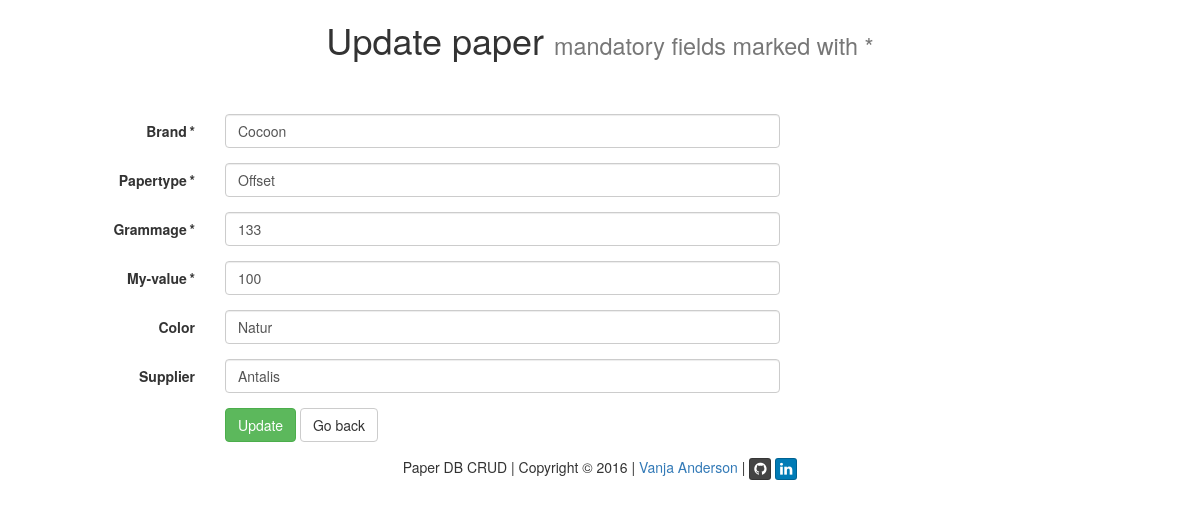
/?q=update_paper&id=1 (signed in), run on the app's committed database.
### tables this page shows
CREATE TABLE IF NOT EXISTS paper (
  id int(11) NOT NULL AUTO_INCREMENT,
  brand varchar(45) NOT NULL,
  type varchar(45) NOT NULL,
  color varchar(45) DEFAULT ' ',
  supplier varchar(45) NOT NULL,
  grammage int(4) NOT NULL,
  my int(4) NOT NULL,
  PRIMARY KEY (id),
   
  CONSTRAINT paper_brand_fk FOREIGN KEY (brand) REFERENCES brand(brand),
  CONSTRAINT paper_type_fk FOREIGN KEY (type) REFERENCES type(type),
  CONSTRAINT paper_color_fk FOREIGN KEY (color) REFERENCES color(color),
  CONSTRAINT paper_supplier_fk FOREIGN KEY (supplier) REFERENCES supplier(name)
);

### index.php (called while the page is built, shortened)
<?php
include('script/functions.php');
$q = null;
$page = "";
if(isset($_GET['q'])) {
	$q = $_GET['q'];
}
switch($q) {
	case "update_paper": {
		$page = 'content/update_paper.php';
	} break;
}
include ('inc/header.php');
include($page);
include('inc/footer.php');
?>

### script/functions.php (called while the page is built, shortened)
<?php
function output_from_database($sql, $attr) {
	$pdo = CDatabase::connect();
	$pdo->setAttribute(PDO::ATTR_ERRMODE, PDO::ERRMODE_EXCEPTION);
	$stmt = $pdo->prepare($sql);
	$stmt->execute(explode(", ",$attr));
	return $stmt->fetch(PDO::FETCH_ASSOC);
}
?>

### content/update_paper.php (the view, shortened to what this page needs)
<?php
$id = null;
if ( !empty($_GET['id'])) {
	$id = $_REQUEST['id'];
}
if (!empty($_POST)) {
    $brandError 	= null;
    $grammageError 	= null;
    $myError 		= null;
	$brand 			= htmlspecialchars($_POST['brand']);
	$type			= htmlspecialchars($_POST['type']);
	$grammage 		= htmlspecialchars($_POST['grammage']);
	$my 			= htmlspecialchars($_POST['my']);
	$color 			= htmlspecialchars($_POST['color']);
	$supplier 		= htmlspecialchars($_POST['supplier']);
    $valid = true;
    if (empty($brand)) {
        $brandError = true;
        $valid 		= false;
        $brandClass = 'errorfield';
    }
    if (empty($type)) {
        $typeError 	= true;
        $valid 		= false;
        $typeClass 	= 'errorfield';
    }
    if (empty($grammage)) {
        $grammageError 	= true;
        $valid 			= false;
        $grammageClass	= 'errorfield';
    }
    if (empty($my)) {
        $myError 	= true;
        $valid 		= false;
        $myClass 	= 'errorfield';
    }
	if($valid) {
		input_to_database('UPDATE paper SET brand=?, type=?, grammage=?, my=?, color=?, supplier=? WHERE id=?', "$brand, $type, $grammage, $my, $color, $supplier, $id");
		header('Location:?q=start');
	}
} else {
	$data = output_from_database('SELECT * FROM paper WHERE id = ?', "$id");
}
?>
		<div class="row">
			<h1 class="text-center empty-row-after"><?=UPDATE_PAPER_TITLE;?> <small><?=CREATE_PAPER_SUB_TITLE;?></small></h1>
		</div>
		<form class="form-horizontal" action="?q=update_paper&amp;id=<?=$id;?>" method="post" role="form">
			<div class="form-group">
				<label for="brand" class="control-label col-sm-2"><?=BRAND_TITLE.MANDATORY;?></label>
				<div class="controls col-sm-6">
                    <input name="brand" class="form-control <?=$brandClass;?>" type="text" placeholder="<?=BRAND_PLACEHOLDER;?>" value="<?=$data['brand'];?>" />
				</div>
			</div>
			<div class="form-group">
				<label for="type" class="control-label col-sm-2"><?=TYPE_TITLE.MANDATORY;?></label>
				<div class="controls col-sm-6">
					<input name="type" class="form-control <?=$typeClass;?>" placeholder="<?=TYPE_PLACEHOLDER;?>" value="<?=$data['type'];?>" />
				</div>
			</div>
			<div class="form-group">
				<label for="grammage" class="control-label col-sm-2"><?=GRAMMAGE_TITLE.MANDATORY;?></label>
				<div class="controls col-sm-6">
					<input name="grammage" class="form-control <?=$grammageClass;?>" placeholder="<?=GRAMMAGE_PLACEHOLDER;?>" value="<?=$data['grammage'];?>" />
				</div>
			</div>
			<div class="form-group">
				<label for="my" class="control-label col-sm-2"><?=MY_TITLE.MANDATORY;?></label>
				<div class="controls col-sm-6">
					<input name="my" class="form-control <?=$myClass;?>" placeholder="<?=MY_PLACEHOLDER;?>" value="<?=$data['my'];?>" />
				</div>
			</div>
			<div class="form-group">
				<label for="color" class="control-label col-sm-2"><?=COLOR_TITLE;?></label>
				<div class="controls col-sm-6">
					<input name="color" class="form-control" placeholder="<?=COLOR_PLACEHOLDER;?>" value="<?=$data['color'];?>" />
				</div>
			</div>
			<div class="form-group">
				<label for="supplier" class="control-label col-sm-2"><?=SUPPLIER_TITLE;?></label>
				<div class="controls col-sm-6">
					<input name="supplier" class="form-control" placeholder="<?=SUPPLIER_PLACEHOLDER;?>" value="<?=$data['supplier'];?>" />
				</div>
			</div>
			<div class="form-group">
				<div class="col-sm-offset-2 col-sm-6">
					<button type="submit" class="btn btn-success"><?=BUTTON_UPDATE;?></button>
					<a class="btn btn-default" role="button" href="<?=DOCUMENT_ROOT;?>"><?=BUTTON_BACK;?></a>
				</div>
			</div>
		</form>

### css/my.css (style rules this page uses)
.empty-row-after { margin-bottom: 1.5em; }

### data on the page
paper: brand "Cocoon", type "Offset", grammage "133", my "100", color "Natur", supplier "Antalis"

### other printed values
UPDATE_PAPER_TITLE "Update paper"
CREATE_PAPER_SUB_TITLE "mandatory fields marked with *"
BRAND_TITLE "Brand"
MANDATORY "*"
TYPE_TITLE "Papertype"
GRAMMAGE_TITLE "Grammage"
MY_TITLE "My-value"
COLOR_TITLE "Color"
SUPPLIER_TITLE "Supplier"
BUTTON_UPDATE "Update"
BUTTON_BACK "Go back"
WEB_PAGE_TITLE "Paper DB CRUD"
